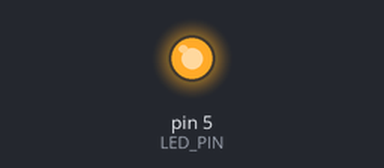
Simulated run of this sketch. Board: Arduino Uno, built with avr-gcc and run on an emulated ATmega328P. On the bench: output pins drawn as LEDs (lit = HIGH).

Above: at 0.05 s.
At 0.85 s:
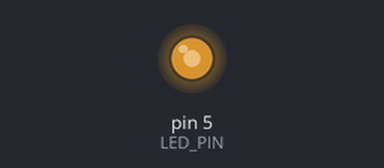
At 1.55 s:
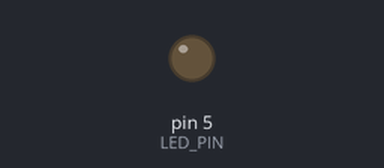
Timing chart, 0 to 3.6 s (numbered marks = the images above):
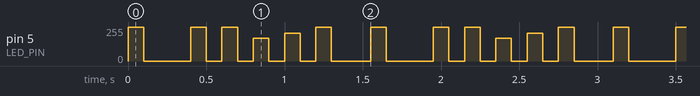

Measured:
- by itself, pin 5 (LED_PIN): repeats every 1.6 s: 0/255 0.30 s, 2 × (255/255 0.10 s, 0/255 0.10 s), 170/255 0.10 s, 0/255 0.10 s, 210/255 0.10 s, 0/255 0.10 s, 255/255 0.10 s, 0/255 0.25 s, 255/255 0.10 s

The sketch:

transmitter.ino.ino
```cpp
// Transmit 4 OOK bits and 3 CAP pulses

const int LED_PIN       = 5;
const unsigned long BIT_TIME = 100;  // ms per on/off

bool ookPattern[4] = { 1, 0, 1, 1 };

uint8_t capLevels[3] = { 170, 210, 255 };

void setup() {
  pinMode(LED_PIN, OUTPUT);
  digitalWrite(LED_PIN, LOW);
}

void loop() {
  // Send 4 OOK bits
  for (int i = 0; i < 4; i++) {
    if (ookPattern[i]) {
      digitalWrite(LED_PIN, HIGH);
    } else {
      digitalWrite(LED_PIN, LOW);
    }
    delay(BIT_TIME);
    digitalWrite(LED_PIN, LOW);
    delay(BIT_TIME);
  }

  // Send 3 CAP
  for (int i = 0; i < 3; i++) {
    analogWrite(LED_PIN, capLevels[i]);
    delay(BIT_TIME);
    digitalWrite(LED_PIN, LOW);
    delay(BIT_TIME);
  }

  // pause before repeating
  delay(150);
}
```
